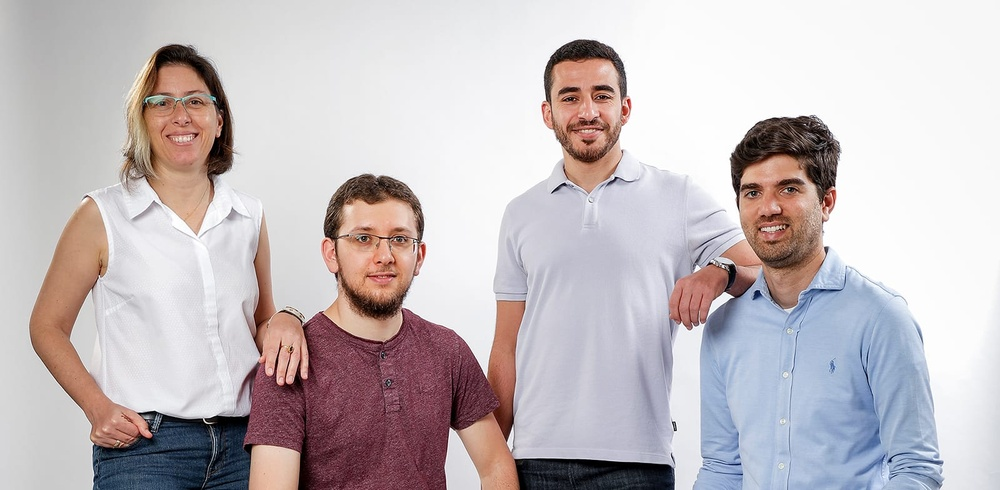
#> input picture recursos/personas.jpg, 1000 x 490 px, shrunk from 1600 x 784 before the run, found by its file name
$ python deteccion-rostros.py
#> lines starting #> are read from the running program, lines starting #| are printed output that depends on the picture; after the words box and inside, x2 and y2 are one past the last pixel; in counts of white or black regions, pixels touching at a corner belong together
import cv2

def main():

  image = cv2.imread("../Recursos/personas.jpg")
#> image is the input picture: shape (490, 1000, 3); mean B, G, R 190.4, 187.7, 196.2

  if image is None:
    print("No se pudo cargar la imagen. Revisa la ruta o el nombre del archivo.")
    return

  gray = cv2.cvtColor(image, cv2.COLOR_BGR2GRAY)
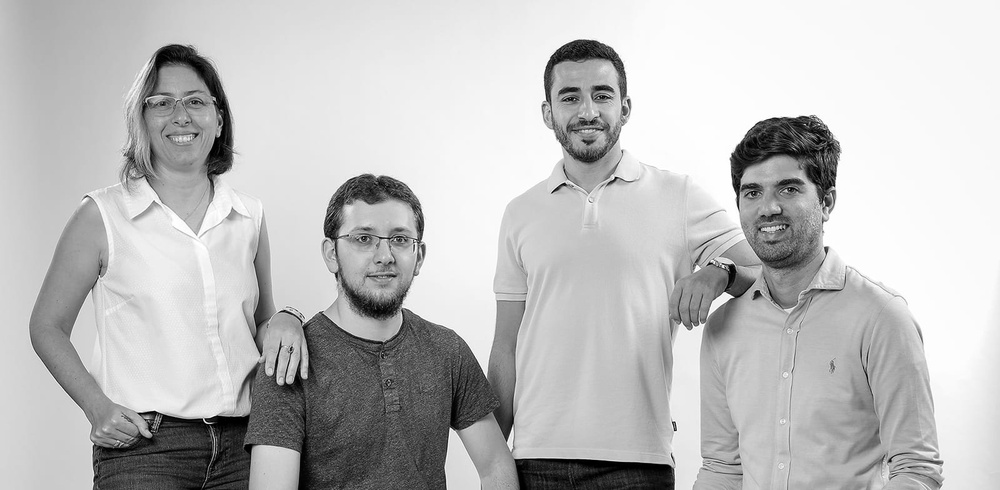
#> gray: shape (490, 1000); min 0, max 255, mean 190.5

  # detectar rostros en la imagen
  # - scaleFactor: factor de reducción de la imagen en cada escala (1.3 suele dar buenos resultados)
  # - minNeighbors: número de vecinos para ser considerado un rostro válido
  face_cascade = cv2.CascadeClassifier(cv2.data.haarcascades + 'haarcascade_frontalface_default.xml')
  faces = face_cascade.detectMultiScale(gray, scaleFactor=1.3, minNeighbors=5)
#> faces = [[141, 71, 82, 82], [537, 57, 99, 99], [720, 150, 103, 103], [328, 199, 107, 107]]

  # dibujar rectángulos alrededor de los rostros detectados
  for (x, y, w, h) in faces:
    cv2.rectangle(image, (x, y), (x+w, y+h), (0, 255, 0), 2)
#> this loop made 4 passes
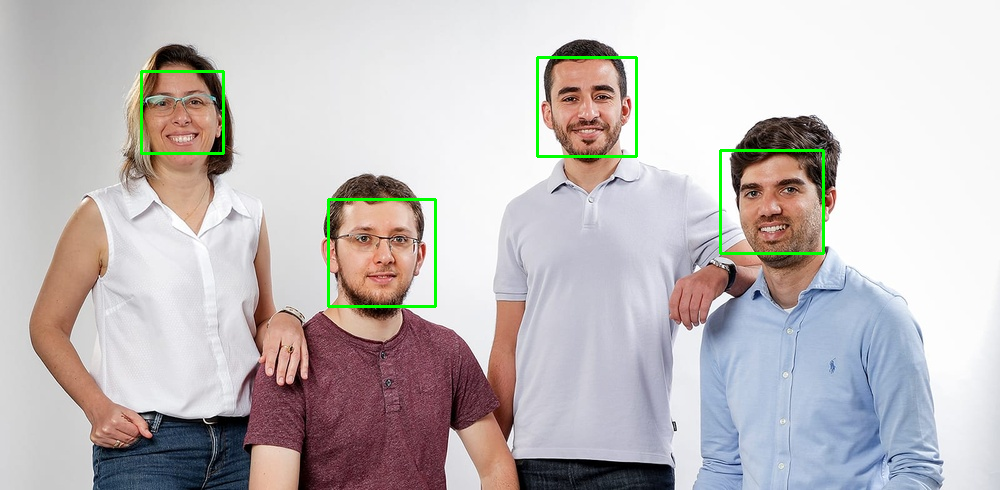
#> image: shape (490, 1000, 3); 0.95% of pixels changed, all inside (x1, y1, x2, y2) = (140, 56, 825, 308)

  # mostrar la imagen resultante
  cv2.imshow('Rostros detectados', image)
  cv2.waitKey(0)
  cv2.destroyAllWindows()

if __name__ == '__main__':
  main()

$ run again, with recursos/avion-01.jpg copied over recursos/personas.jpg
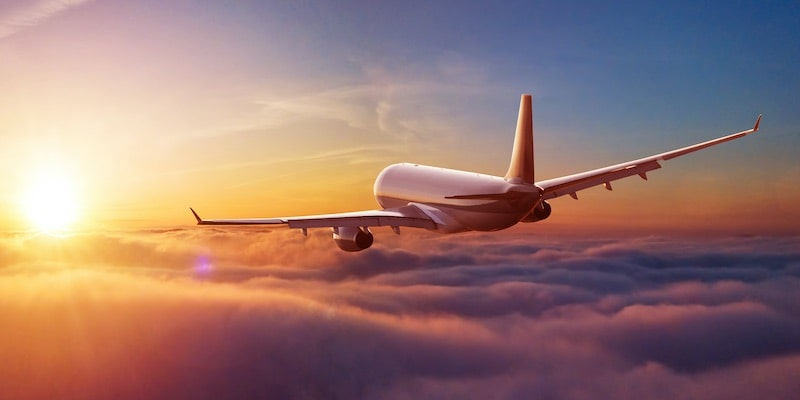
#> input picture recursos/avion-01.jpg, 800 x 400 px, found by its file name
#> in main, image is the input picture: shape (400, 800, 3); mean B, G, R 116, 120.8, 153.4
#> in main, `gray = cv2.cvtColor(image, cv2.COLOR_BGR2GRAY)`:
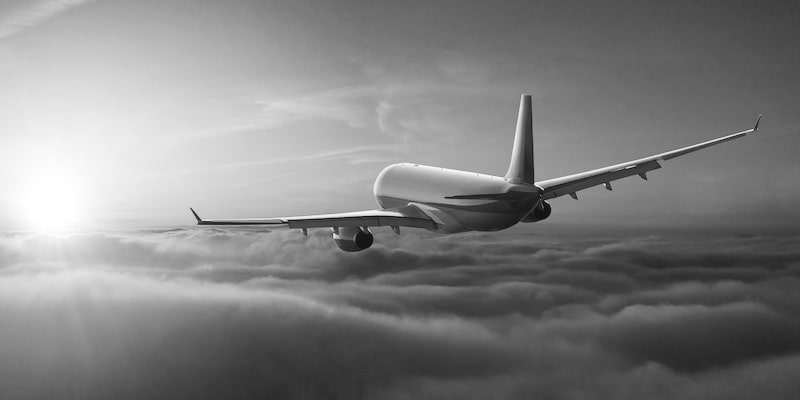
#> gray: shape (400, 800); min 10, max 255, mean 130
#> faces = ()

$ run again, with recursos/avion-02.jpg copied over recursos/personas.jpg
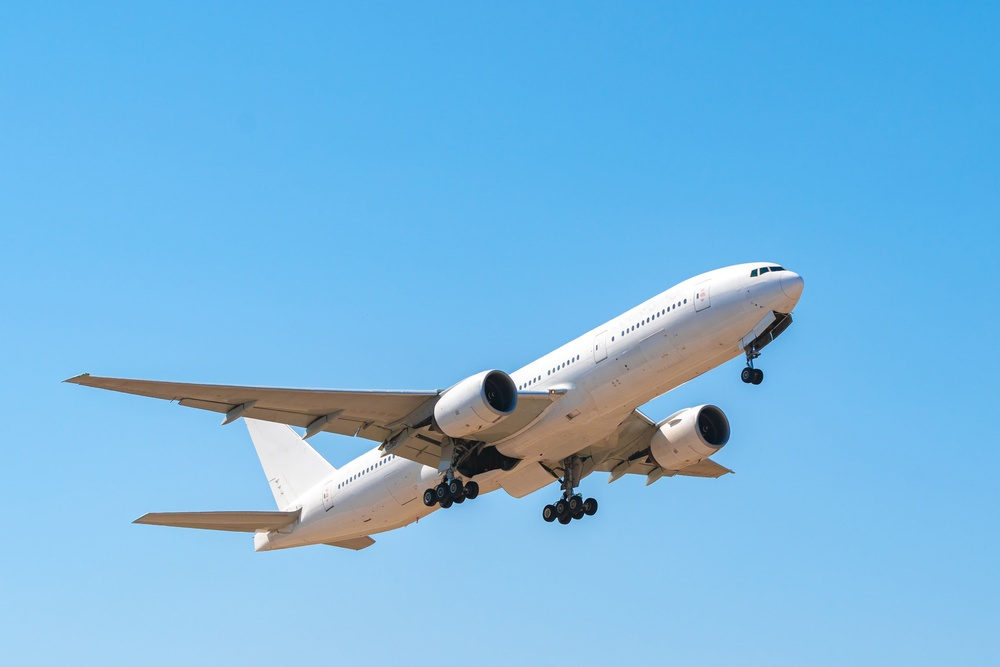
#> input picture recursos/avion-02.jpg, 1000 x 667 px, shrunk from 3936 x 2624 before the run, found by its file name
#> in main, image is the input picture: shape (667, 1000, 3); mean B, G, R 226.2, 183.7, 118.5
#> in main, `gray = cv2.cvtColor(image, cv2.COLOR_BGR2GRAY)`:
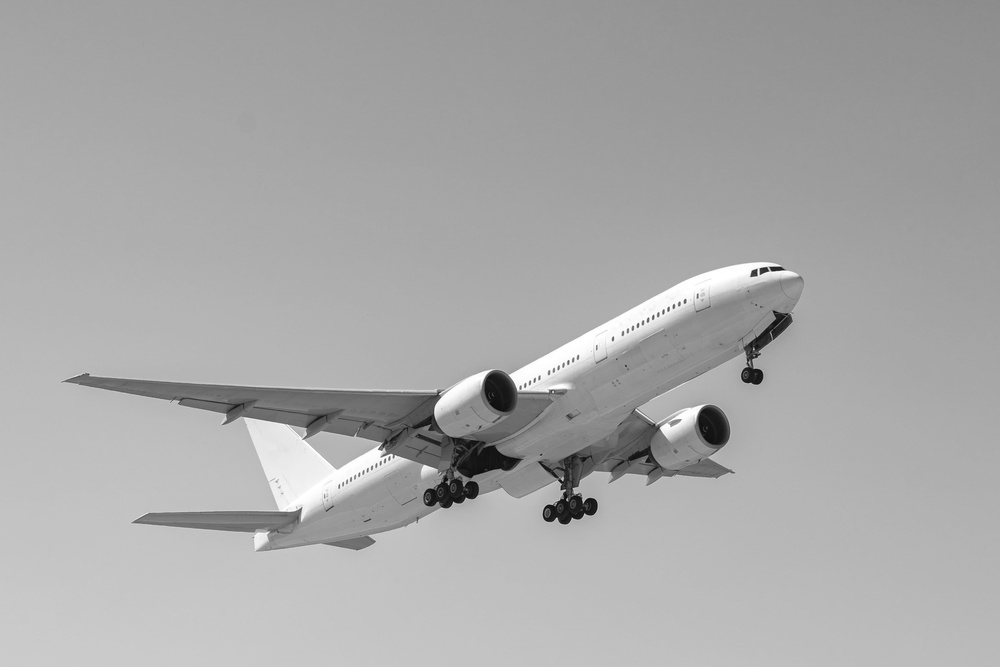
#> gray: shape (667, 1000); min 3, max 255, mean 169
#> faces = ()
